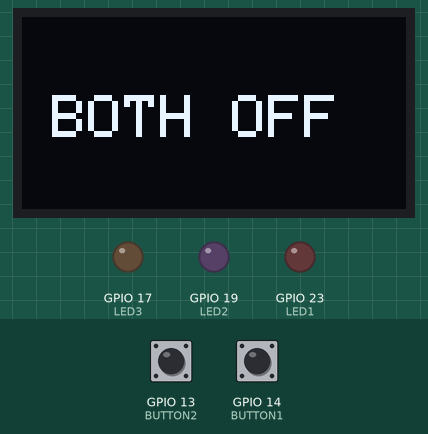
A program run on a simulated ESP32. Parts: 128×64 one-colour display, output pins drawn as LEDs (lit = HIGH). Dashed ring = blinking. The inputs (shaded band) are chosen by the test bench; at power-on: GPIO 14 (BUTTON1) HIGH, GPIO 13 (BUTTON2) HIGH.

Above: at 1.2 s.
1.3 s: GPIO 14 (BUTTON1) pulled LOW for 0.15 s
At 2.08 s:
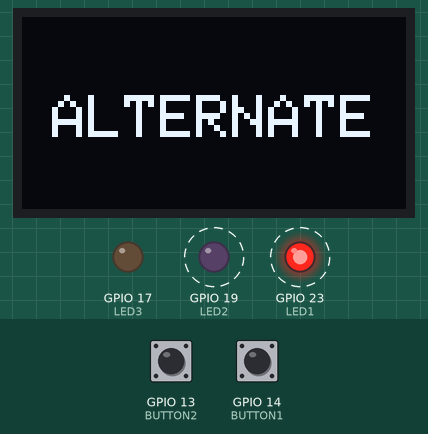
3.8 s: GPIO 14 (BUTTON1) pulled LOW for 1 s
At 5.1 s:
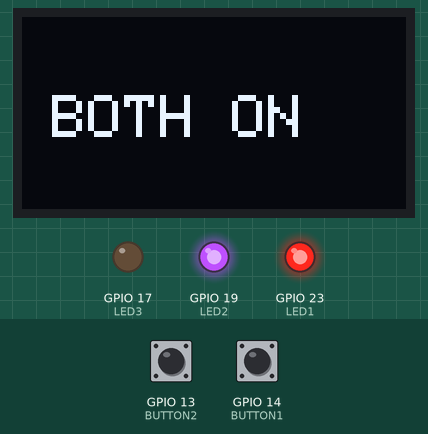
6.3 s: GPIO 14 (BUTTON1) pulled LOW for 0.15 s
At 6.56 s:
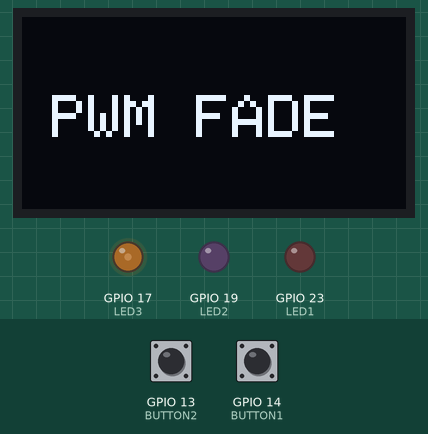
7.0 s: GPIO 13 (BUTTON2) pulled LOW for 0.15 s
At 7.16 s:
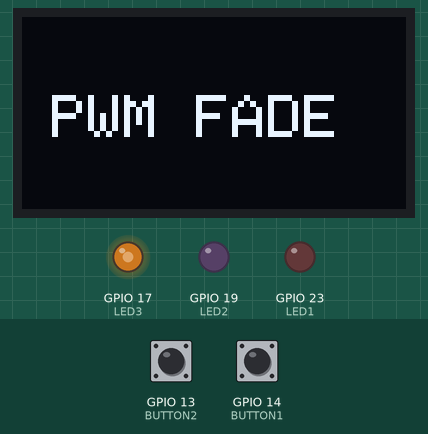
Timing chart, 0 to 9.9 s (numbered marks = the images above; inputs shaded):
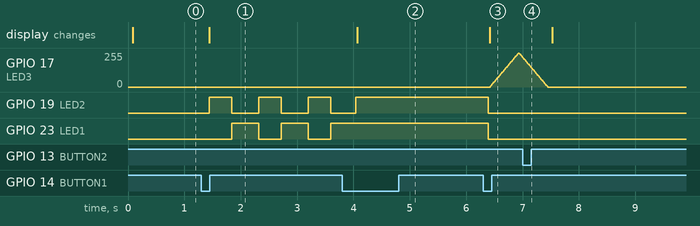

The program:

main.cpp
```cpp
// Task A: Use one button to cycle through LED modes & Use the second button to reset to OFF.
// Embedded IoT System Fall-2025

// Name: Qura-tul-ain              Reg#: 23-NTU-CS-1085
// Class/Section: BSCS-5B

#include <Arduino.h>
#include <Wire.h>
#include <Adafruit_GFX.h>
#include <Adafruit_SSD1306.h>

#define LED1       23
#define LED2       19
#define LED3       17
#define BUTTON1    14          // Mode change button
#define BUTTON2    13          // Reset button

#define DEBOUNCE_MS   50
#define DEBOUNCE_US   (DEBOUNCE_MS * 1000UL)

#define SCREEN_WIDTH 128
#define SCREEN_HEIGHT 64
#define OLED_ADDR 0x3C

hw_timer_t* debounceTimer = nullptr;
volatile bool debounceActive = false;
volatile int modeCount = 0;

Adafruit_SSD1306 display(SCREEN_WIDTH, SCREEN_HEIGHT, &Wire, -1);

// --- Debounce timer ISR ---
void IRAM_ATTR onDebounceTimer() {
  if (digitalRead(BUTTON1) == LOW) {
    modeCount++;
    if (modeCount > 3) modeCount = 0;
  }

  if (digitalRead(BUTTON2) == LOW) {
    modeCount = 0;
  }

  debounceActive = false;
}

// --- Button1 interrupt ISR (shared for both buttons) ---
void IRAM_ATTR onButtonISR() {
  if (!debounceActive) {
    debounceActive = true;
    timerWrite(debounceTimer, 0);
    timerAlarmWrite(debounceTimer, DEBOUNCE_US, false);
    timerAlarmEnable(debounceTimer);
  }
}

// --- Display helper ---
void showMode(const char* text) {
  display.clearDisplay();
  display.setTextSize(2);
  display.setTextColor(SSD1306_WHITE);
  display.setCursor(10, 26);
  display.println(text);
  display.display();
}

void setup() {
  // PWM setup
  ledcSetup(2, 5000, 8);
  ledcAttachPin(LED3, 2);

  pinMode(LED1, OUTPUT);
  pinMode(LED2, OUTPUT);

  digitalWrite(LED1, LOW);
  digitalWrite(LED2, LOW);

  pinMode(BUTTON1, INPUT_PULLUP);
  pinMode(BUTTON2, INPUT_PULLUP);
  attachInterrupt(BUTTON1, onButtonISR, FALLING);
  attachInterrupt(BUTTON2, onButtonISR, FALLING);

  debounceTimer = timerBegin(3, 80, true);
  timerAttachInterrupt(debounceTimer, &onDebounceTimer, true);

  // OLED setup
  Wire.begin(21, 22);
  if (!display.begin(SSD1306_SWITCHCAPVCC, OLED_ADDR)) {
    for (;;);
  }

  display.clearDisplay();
  showMode("ALL OFF");
}

void loop() {
  switch (modeCount) {
    case 0:  // ALL OFF
      digitalWrite(LED1, LOW);
      digitalWrite(LED2, LOW);
      ledcWrite(2, 0);
      showMode("BOTH OFF");
      break;

    case 1:  // Alternate Blink
      showMode("ALTERNATE");
      digitalWrite(LED1, LOW);
      digitalWrite(LED2, HIGH);
      ledcWrite(2, 0);
      delay(400);
      digitalWrite(LED1, HIGH);
      digitalWrite(LED2,LOW);
      ledcWrite(2, 0);
      delay(400);
      break;

    case 2:  // All ON
      digitalWrite(LED1, HIGH);
      digitalWrite(LED2, HIGH);
      ledcWrite(2, 0);
      showMode("BOTH ON");
      break;

    case 3:  // PWM Fade
      digitalWrite(LED1, LOW);
      digitalWrite(LED2, LOW);
      showMode("PWM FADE");
      for (int d = 0; d <= 255; d = d + 5) {
        ledcWrite(2, d);
        delay(10);
      }
      for (int d = 255; d >= 0; d = d - 5) {
        ledcWrite(2, d);
        delay(10);
      }
      break;
  }

  delay(50);
}
```

Measured:
- after the input at 1.3 s, GPIO 19 (LED2): alternates HIGH for 0.40 s and LOW for 0.48 s, starting after 0.14 s; GPIO 23 (LED1): alternates HIGH for 0.48 s and LOW for 0.40 s, starting after 0.54 s; the display: changes after 0.14 s (image 1)
- after the input at 3.8 s, GPIO 19 (LED2): goes on until 4.0 s, then stays HIGH; GPIO 23 (LED1): stops changing and stays HIGH; the display: changes after 0.27 s (image 2)
- after the input at 6.3 s, GPIO 17 (LED3): rises from 0/255 to 255/255 in 0.50 s, then falls to 224/255 in 0.07 s; GPIO 19 (LED2), GPIO 23 (LED1): HIGH → LOW after 0.09 s; the display: changes after 0.11 s (image 3)
- after the input at 7.0 s, GPIO 17 (LED3): goes on until 7.4 s, then stays 0/255
